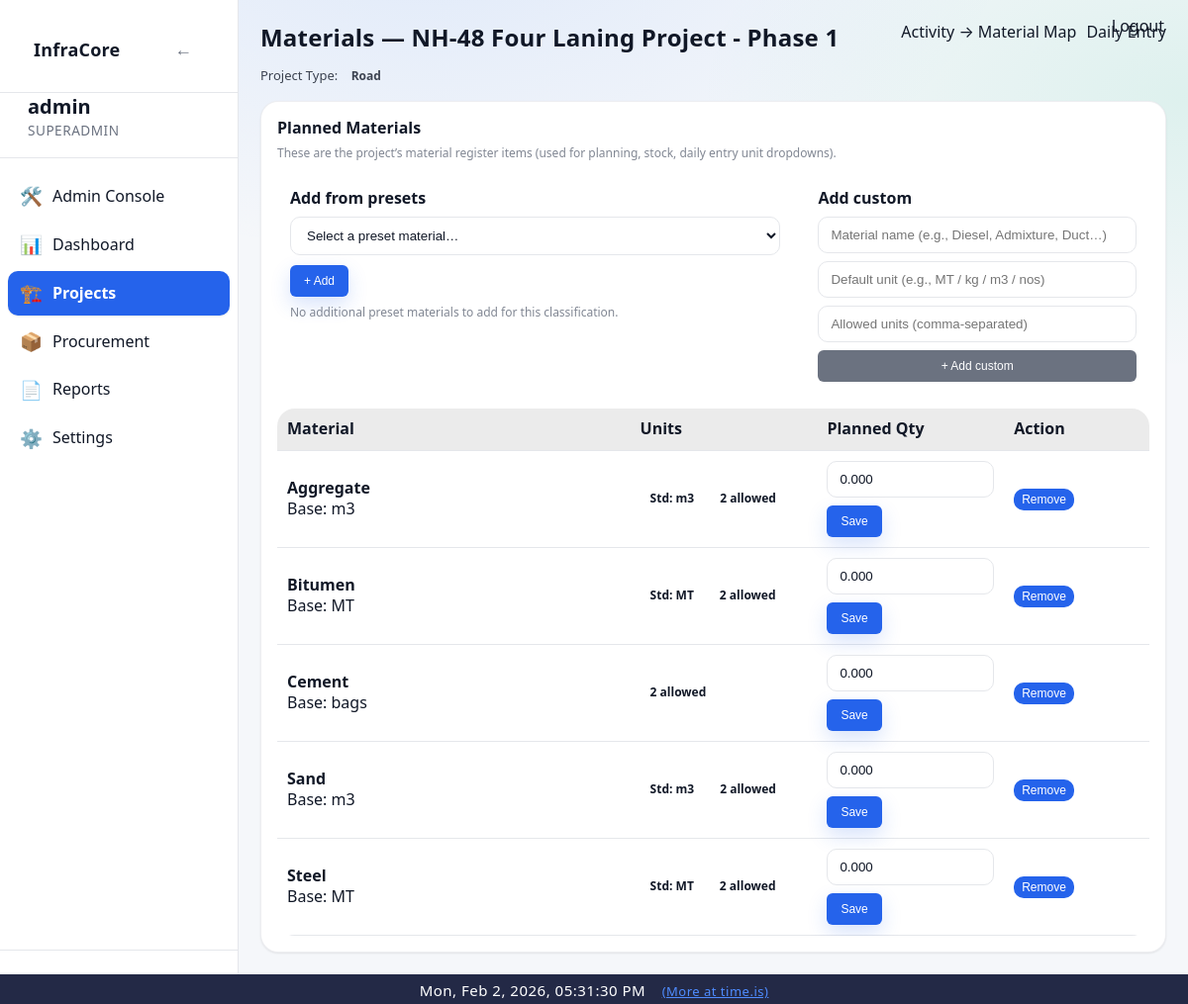
Screenshot of /projects/1/materials (signed in) with the database file from the repository.
### app/models/project.py (models this page shows)
class Project(Base):
    __tablename__ = "projects"
    id = Column(Integer, primary_key=True, index=True)
    name = Column(String(255), nullable=False)
    project_code = Column(String(100), nullable=True)
    client_authority = Column(String(255), nullable=True)
    contractor = Column(String(255), nullable=True)
    consultant_pmc = Column(String(255), nullable=True)
    is_active = Column(Boolean, default=True, nullable=False)
    status = Column(String(20), default="active", nullable=False)
    road_type = Column(String(100), nullable=False)
    lanes = Column(Integer, nullable=False)
    road_width = Column(Float, nullable=False)
    road_length_km = Column(Float, nullable=False)
    carriageway_width = Column(Float, nullable=True)
    shoulder_type = Column(String(100), nullable=True)
    median_type = Column(String(100), nullable=True)
    project_type = Column(String(50), nullable=False, server_default="")
    road_name = Column(String(255), nullable=True)
    lane_configuration = Column(String(10), nullable=True)
    road_pavement_type = Column(String(20), nullable=True)
    terrain_type = Column(String(20), nullable=True)
    concrete_pavement_type = Column(String(20), nullable=True)  # PQC/RCC
    slab_thickness_mm = Column(Integer, nullable=True)
    grade_of_concrete = Column(String(20), nullable=True)
    joint_spacing_m = Column(Float, nullable=True)
    dowel_diameter_mm = Column(Integer, nullable=True)
    tie_bar_diameter_mm = Column(Integer, nullable=True)
    road_construction_type = Column(String(100), nullable=True)
    road_category = Column(String(100), nullable=True)
    road_engineering_type = Column(String(150), nullable=True)
    road_preset_key = Column(String(200), nullable=True)
    road_extras_json = Column(Text, nullable=True)
    preset_activities_json = Column(Text, nullable=True)
    preset_materials_json = Column(Text, nullable=True)
    country = Column(String(100), nullable=False)
    state = Column(String(100), nullable=True)
    district = Column(String(100), nullable=True)
    city = Column(String(100), nullable=False)
    location_id = Column(Integer, ForeignKey("locations.id"), nullable=True)
    chainage_start = Column(String(50), nullable=True)
    chainage_end = Column(String(50), nullable=True)
    planned_start_date = Column(Date, nullable=False)
    planned_end_date = Column(Date, nullable=False)
    created_by = Column(Integer, nullable=False)
    created_at = Column(DateTime, default=datetime.utcnow, nullable=False)
    updated_at = Column(
        DateTime,
        default=datetime.utcnow,
        onupdate=datetime.utcnow,
        nullable=False,
    )
    completed_at = Column(DateTime, nullable=True)
    activities = relationship(
        "Activity",
        back_populates="project",
        cascade="all, delete-orphan"
    )
    project_activities = relationship(
        "ProjectActivity",
        back_populates="project",
        cascade="all, delete-orphan"
    )
    planned_materials = relationship(
        "PlannedMaterial",
        back_populates="project",
        cascade="all, delete-orphan"
    )
    material_usage_daily = relationship(
        "MaterialUsageDaily",
        back_populates="project",
        cascade="all, delete-orphan"
    )
    location = relationship("Location")

### app/models/material.py (models this page shows, shortened)
class Material(Base):
    __tablename__ = "materials"
    id = Column(Integer, primary_key=True, index=True)
    code = Column(String(30), nullable=True, index=True)
    name = Column(String(150), nullable=False, unique=True)
    unit = Column(String(50), nullable=False)          # m3, MT, bags
    category = Column(String(80), nullable=True)
    specification = Column(String(120), nullable=True)
    unit_cost = Column(Float, nullable=True)
    standard_unit = Column(String(50), nullable=True)
    allowed_units = Column(String(500), nullable=True)
    default_lead_time_days = Column(Integer, nullable=True)
    lead_time_days = Column(Integer, nullable=True, default=0)
    minimum_stock = Column(Float, nullable=False, default=0)
    is_active = Column(Boolean, nullable=False, default=True)
    created_at = Column(DateTime, default=datetime.utcnow, nullable=False)
    vendors = relationship(
        "MaterialVendor",
        back_populates="material",
        cascade="all, delete-orphan",
    )
    activities_link = relationship(
        "MaterialActivity",
        back_populates="material",
        cascade="all, delete-orphan",
    )
    stretches_link = relationship(
        "MaterialStretch",
        back_populates="material",
        cascade="all, delete-orphan",
    )

### app/models/planned_material.py (models this page shows, shortened)
class PlannedMaterial(Base):
    __tablename__ = "planned_materials"
    id = Column(Integer, primary_key=True, index=True)
    project_id = Column(Integer, ForeignKey("projects.id"), nullable=False)
    material_id = Column(Integer, ForeignKey("materials.id"), nullable=False)
    stretch_id = Column(Integer, ForeignKey("road_stretches.id"), nullable=True, index=True)
    unit = Column(String(50), nullable=True)
    allowed_units = Column(String(500), nullable=True)
    planned_quantity = Column(Numeric(18, 5), nullable=False)
    project = relationship("Project", back_populates="planned_materials")
    material = relationship("Material")

### app/routes/projects.py (the view)
@router.get("/{project_id}/materials", response_class=HTMLResponse)
def project_materials_page(project_id: int, request: Request, db: Session = Depends(get_db)):
    user = request.session.get("user")
    if not user:
        flash(request, "Please login to continue", "warning")
        return RedirectResponse("/login", status_code=302)
    project, role = get_project_access(db, project_id, user)
    if not project:
        flash(request, "Project not found", "error")
        return RedirectResponse("/projects", status_code=302)
    planned_rows = (
        db.query(PlannedMaterial)
        .filter(
            PlannedMaterial.project_id == project_id,
            PlannedMaterial.stretch_id == None,  # noqa: E711
        )
        .all()
    )
    planned_materials: list[dict[str, object]] = []
    planned_name_keys: set[str] = set()
    for pm in planned_rows:
        mat = pm.material
        if not mat:
            continue
        planned_materials.append({
            "planned_material_id": int(pm.id),
            "material_id": int(mat.id),
            "name": mat.name,
            "unit": getattr(pm, "unit", None) or getattr(mat, "unit", "") or "",
            "standard_unit": getattr(mat, "standard_unit", None),
            "allowed_units": (pm.get_allowed_units() if hasattr(pm, "get_allowed_units") else (mat.get_allowed_units() if hasattr(mat, "get_allowed_units") else [])),
            "planned_quantity": float(pm.planned_quantity or 0),
        })
        planned_name_keys.add((mat.name or "").strip().lower())
    project_type = (project.project_type or "").strip() or "Building"
    preset_material_defs: list[dict[str, object]] = []
    try:
        if project_type.lower() == "road":
            preset_def = get_presets_for_engineering_type(project.road_engineering_type)
            for m in (preset_def.get("materials") or []):
                try:
                    name = str(getattr(m, "name", "") or "").strip()
                    if not name:
                        continue
                    unit = str(getattr(m, "default_unit", "unit") or "unit").strip() or "unit"
                    allowed = list(getattr(m, "allowed_units", []) or [])
                    allowed = [str(u or "").strip() for u in allowed if str(u or "").strip()]
                    if not allowed:
                        allowed = [unit]
                    if unit not in allowed:
                        allowed.insert(0, unit)
                    preset_material_defs.append({"name": name, "default_unit": unit, "allowed_units": allowed})
                except Exception:
                    continue
        else:
            preset = serialize_presets(get_presets_for_project_type(project_type))
            preset_material_defs = list(preset.get("materials") or [])
    except Exception:
        preset_material_defs = []
    suggested_material_defs = []
    for mdef in preset_material_defs:
        name = str(mdef.get("name") or "").strip()
        if not name:
            continue
        if name.strip().lower() in planned_name_keys:
            continue
        suggested_material_defs.append(mdef)
    can_edit = role in ["owner", "admin", "manager"]
    return templates.TemplateResponse(
        "project_materials.html",
        {
            "request": request,
            "user": user,
            "project": project,
            "role": role,
            "can_edit": can_edit,
            "planned_materials": planned_materials,
            "suggested_material_defs": suggested_material_defs,
        },
    )

### app/templates/project_materials.html (shortened to what this page needs)
{% extends "base.html" %}
{% block content %}
<div style="display:flex;justify-content:space-between;align-items:flex-start;gap:12px;flex-wrap:wrap;margin-bottom:16px">
  <div>
    <h1 class="page-title">Materials — {{ project.name }}</h1>
    <div style="opacity:0.8;font-size:13px">Project Type: <span class="badge">{{ project.project_type or '—' }}</span></div>
  </div>
  <div style="display:flex;gap:10px;flex-wrap:wrap">
    <a href="/projects/{{ project.id }}/activity-materials" class="btn">Activity → Material Map</a>
    <a href="/execution/{{ project.id }}" class="btn">Daily Entry</a>
  </div>
</div>
<div class="card" style="padding:16px;max-width:1100px">
  <div style="display:flex;justify-content:space-between;align-items:center;gap:10px;flex-wrap:wrap">
    <div>
      <strong>Planned Materials</strong>
      <div class="help-text">These are the project’s material register items (used for planning, stock, daily entry unit dropdowns).</div>
    </div>
  </div>
  {% if can_edit %}
  <div style="margin-top:14px;display:grid;grid-template-columns:1.2fr 0.8fr;gap:12px">
    <div style="border:1px solid rgba(255,255,255,0.08);border-radius:12px;padding:12px;background:rgba(255,255,255,0.02)">
      <div style="font-weight:600;margin-bottom:8px">Add from presets</div>
      <form method="post" action="/projects/{{ project.id }}/materials/add" style="display:flex;gap:10px;flex-wrap:wrap;align-items:center">
        <select name="preset_material_name" style="min-width:340px;max-width:100%">
          <option value="">Select a preset material…</option>
        </select>
        <button class="btn-primary btn-sm" type="submit">+ Add</button>
      </form>
      {% if suggested_material_defs|length == 0 %}
        <div class="help-text" style="margin-top:8px">No additional preset materials to add for this classification.</div>
      {% endif %}
    </div>
    <div style="border:1px solid rgba(255,255,255,0.08);border-radius:12px;padding:12px;background:rgba(255,255,255,0.02)">
      <div style="font-weight:600;margin-bottom:8px">Add custom</div>
      <form method="post" action="/projects/{{ project.id }}/materials/add" style="display:flex;flex-direction:column;gap:8px">
        <input name="custom_name" type="text" placeholder="Material name (e.g., Diesel, Admixture, Duct…)" />
        <div style="display:flex;gap:8px;flex-wrap:wrap">
          <input name="custom_unit" type="text" placeholder="Default unit (e.g., MT / kg / m3 / nos)" style="flex:1;min-width:160px" />
          <input name="custom_allowed_units" type="text" placeholder="Allowed units (comma-separated)" style="flex:2;min-width:200px" />
        </div>
        <button class="btn-secondary btn-sm" type="submit">+ Add custom</button>
      </form>
    </div>
  </div>
  {% endif %}
  <div style="margin-top:14px">
    {% if planned_materials and planned_materials|length > 0 %}
      <table class="table" style="margin:0">
        <thead>
          <tr>
            <th style="width:34%">Material</th>
            <th style="width:18%">Units</th>
            <th style="width:18%">Planned Qty</th>
            <th style="width:14%">Action</th>
          </tr>
        </thead>
        <tbody>
          {% for pm in planned_materials %}
          <tr>
            <td>
              <strong>{{ pm.name }}</strong>
              <div class="meta">Base: {{ pm.unit or '—' }}</div>
            </td>
            <td>
              <div style="display:flex;gap:6px;flex-wrap:wrap">
                {% if pm.standard_unit %}<span class="badge">Std: {{ pm.standard_unit }}</span>{% endif %}
                {% if pm.allowed_units %}<span class="badge badge-info">{{ pm.allowed_units|length }} allowed</span>{% endif %}
              </div>
            </td>
            <td>
              {% if can_edit %}
              <form method="post" action="/projects/{{ project.id }}/materials/update" style="display:flex;gap:8px;align-items:center;flex-wrap:wrap">
                <input name="planned_quantity" type="number" step="0.001" min="0" value="{{ '%.3f'|format(pm.planned_quantity) }}" style="max-width:180px" />
                <button class="btn-primary btn-sm" type="submit">Save</button>
              </form>
              {% else %}
                {{ '%.3f'|format(pm.planned_quantity) }}
              {% endif %}
            </td>
            <td>
              {% if can_edit %}
              <form method="post" action="/projects/{{ project.id }}/materials/remove" onsubmit="return confirm('Remove this material from the project?')">
                <button class="btn-danger btn-sm" type="submit">Remove</button>
              </form>
              {% else %}
                —
              {% endif %}
            </td>
          </tr>
          {% endfor %}
        </tbody>
      </table>
    {% else %}
      <div style="padding:16px;opacity:0.75">No planned materials yet. Add from presets above.</div>
    {% endif %}
  </div>
</div>
{% endblock %}

### rows the page displays
Project: name "NH-48 Four Laning Project - Phase 1", project_type "Road"
Material: name "Aggregate", standard_unit "m3"
PlannedMaterial: unit "m3"
Material: name "Bitumen", standard_unit "MT"
PlannedMaterial: unit "MT"
Material: name "Cement"
PlannedMaterial: unit "bags"
Material: name "Sand", standard_unit "m3"
PlannedMaterial: unit "m3"
Material: name "Steel", standard_unit "MT"
PlannedMaterial: unit "MT"

### other values shown
{{ user["username"] }} "admin"
{{ pm.allowed_units|length }} "2" "2" "2" "2" "2"
